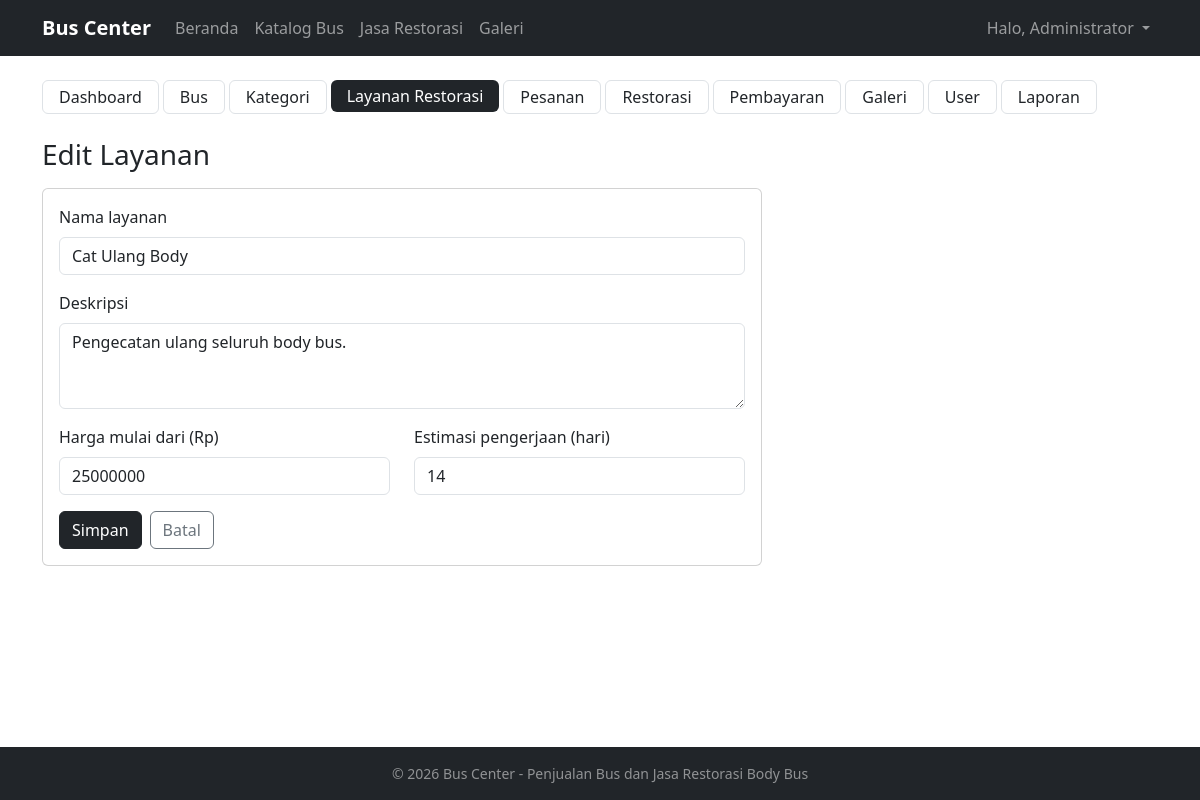
The app's page /admin/layanan/form.php?id=1 (signed in) with its own data.
### tables this page shows
CREATE TABLE layanan_restorasi (
  id             INT AUTO_INCREMENT PRIMARY KEY,
  nama_layanan   VARCHAR(100) NOT NULL,
  deskripsi      TEXT,
  harga_mulai    DECIMAL(15,2) NOT NULL DEFAULT 0,
  estimasi_hari  INT NOT NULL DEFAULT 7
);

### includes/fungsi.php (called while the page is built, shortened)
<?php
function e($teks) {
    return htmlspecialchars((string)($teks ?? ''), ENT_QUOTES, 'UTF-8');
}
function db_stmt($sql, $types, $params) {
    global $koneksi;
    $st = mysqli_prepare($koneksi, $sql);
    if ($types !== '') {
        mysqli_stmt_bind_param($st, $types, ...$params);
    }
    mysqli_stmt_execute($st);
    return $st;
}
function db_all($sql, $types = '', $params = []) {
    $st = db_stmt($sql, $types, $params);
    return mysqli_fetch_all(mysqli_stmt_get_result($st), MYSQLI_ASSOC);
}
function db_row($sql, $types = '', $params = []) {
    $rows = db_all($sql, $types, $params);
    return $rows[0] ?? null;
}

### admin/layanan/form.php (the view, shortened to what this page needs)
<?php
$id   = (int)($_GET['id'] ?? $_POST['id'] ?? 0);
$edit = $id > 0;
$l    = $edit ? db_row("SELECT * FROM layanan_restorasi WHERE id = ?", "i", [$id]) : null;
$judul = $edit ? "Edit Layanan" : "Tambah Layanan";
require_once __DIR__ . '/../../includes/header.php';
require_once __DIR__ . '/../../includes/admin_menu.php';
?>
<h3 class="mb-3"><?= e($judul) ?></h3>
<form method="POST" class="card card-body" style="max-width:720px">
    <div class="mb-3"><label class="form-label">Nama layanan</label>
        <input type="text" name="nama_layanan" class="form-control" value="<?= e($l['nama_layanan'] ?? '') ?>" required></div>
    <div class="mb-3"><label class="form-label">Deskripsi</label>
        <textarea name="deskripsi" rows="3" class="form-control"><?= e($l['deskripsi'] ?? '') ?></textarea></div>
    <div class="row">
        <div class="col-md-6 mb-3"><label class="form-label">Harga mulai dari (Rp)</label>
            <input type="number" name="harga_mulai" min="0" class="form-control" value="<?= e((int)($l['harga_mulai'] ?? 0)) ?>" required></div>
        <div class="col-md-6 mb-3"><label class="form-label">Estimasi pengerjaan (hari)</label>
            <input type="number" name="estimasi_hari" min="1" class="form-control" value="<?= e($l['estimasi_hari'] ?? 7) ?>" required></div>
    </div>
    <div class="d-flex gap-2">
        <button type="submit" name="simpan" class="btn btn-dark">Simpan</button>
        <a href="<?= BASE_URL ?>/admin/layanan/index.php" class="btn btn-outline-secondary">Batal</a>
    </div>
</form>
<?php require_once __DIR__ . '/../../includes/footer.php'; ?>

### records on screen
layanan_restorasi: nama_layanan "Cat Ulang Body", deskripsi "Pengecatan ulang seluruh body bus.", harga_mulai "25000000", estimasi_hari "14"

### other values on screen
APP_NAME "Bus Center"
$_SESSION['nama'] "Administrator"
$label "Dashboard"
$label "Bus"
$label "Kategori"
$label "Layanan Restorasi"
$label "Pesanan"
$label "Restorasi"
$label "Pembayaran"
$label "Galeri"
$label "User"
$label "Laporan"
$judul "Edit Layanan"
